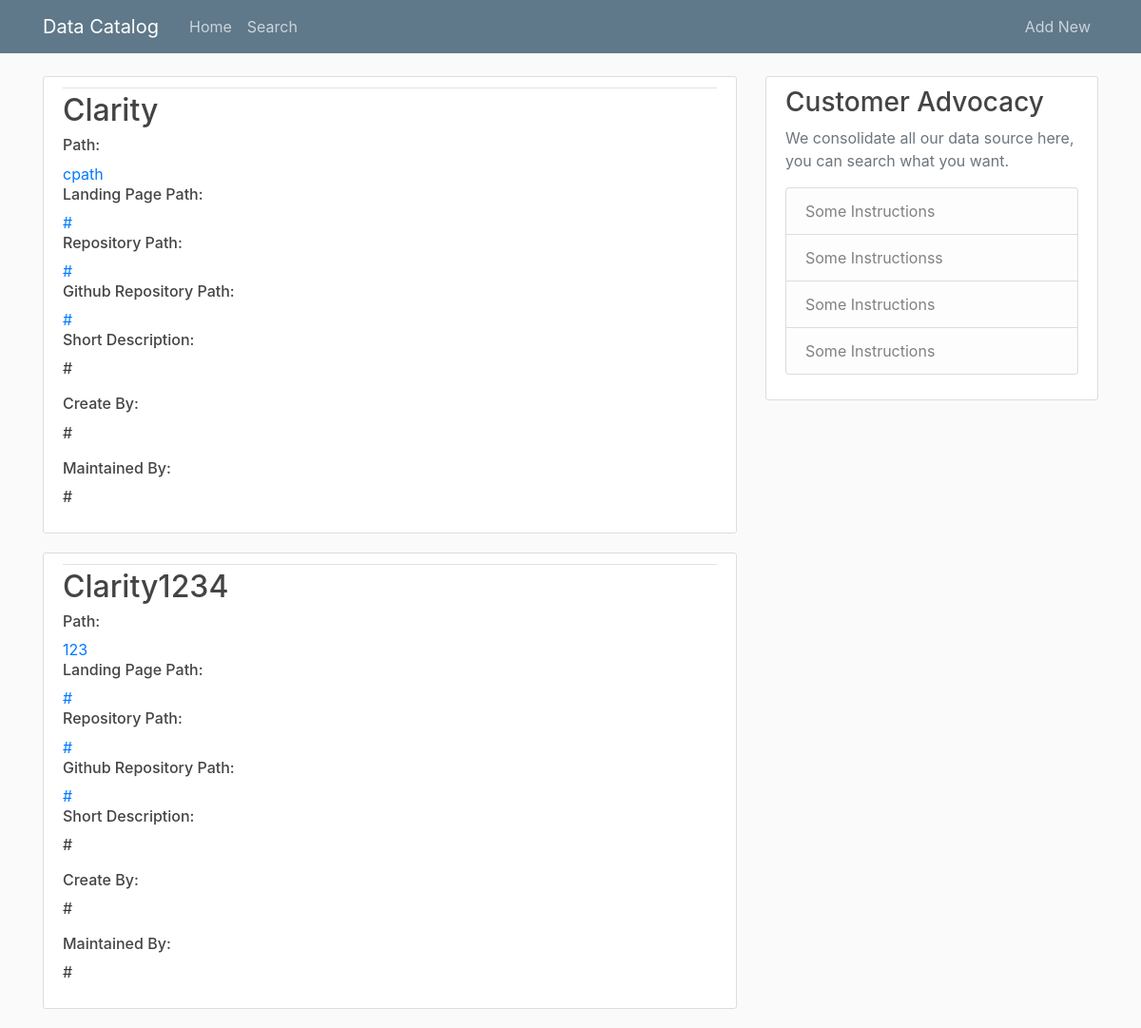
The page /home on the database its author committed.
### flaskblog/models.py (models this page shows, shortened)
class Post(db.Model):
    __tablename__ = 'Post'
    title = db.Column(db.String(100), primary_key=True, nullable=False)
    path = db.Column(db.String(300), nullable=True)
    parent_landing_page_path = db.Column(db.String(300), nullable=True)
    landing_page_path = db.Column(db.String(300), nullable=True)
    repository_path = db.Column(db.String(300), nullable=True)
    github_repository_path = db.Column(db.String(300), nullable=True)
    short_description = db.Column(db.Text, nullable=True)
    long_description = db.Column(db.Text, nullable=True)
    long_description_html = db.Column(db.Text, nullable=True)
    technical_description = db.Column(db.Text, nullable=True)
    databases_used = db.Column(db.String(100), nullable=True)
    technical_databases_used = db.Column(db.String(100), nullable=True)
    created_by = db.Column(db.String(50), nullable=False)
    maintained_by = db.Column(db.String(50), nullable=False)
    maintained_by_backup = db.Column(db.String(50), nullable=False)

### flaskblog/routes.py (the view)
@app.route("/")
@app.route("/home")
def home():
    posts = Post.query.all()
    return render_template('home.html', posts=posts)

### flaskblog/templates/home.html
{% extends "layout.html" %}
{% block content %}
    {% for post in posts %}
        <article class="media content-section">
          <div class="media-body">
            <div class="article-metadata">
            </div>
            <h2><a class="article-title" href="{{ url_for('post', post_title=post.title) }}">{{ post.title }}</a></h2>
            <h6> Path: </h6>
            <a href="{{ post.path }}">{{ post.path }}</a>
            <h6> Landing Page Path: </h6>
            <a href="{{ post.landing_page_path }}">{{ post.landing_page_path }}</a>
            <h6> Repository Path: </h6>
            <a href="{{ post.repository_path }}">{{ post.repository_path }}</a>
            <h6> Github Repository Path: </h6>
            <a href="{{ post.github_repository_path }}">{{ post.github_repository_path }}</a>
            <h6>Short Description: </h6>
            <p class="article-content">{{ post.short_description }}</p>
            <h6>Create By:</h6>
            <p class="article-content">{{ post.created_by }}</p>
            <h6>Maintained By:</h6>
            <p class="article-content">{{ post.maintained_by }}</p>
          </div>
        </article>
    {% endfor %}
{% endblock content %}

### flaskblog/templates/layout.html (shortened to what this page needs)
<!DOCTYPE html>
<html>
<head>
    <link rel="stylesheet" href="https://maxcdn.bootstrapcdn.com/bootstrap/4.0.0/css/bootstrap.min.css">
    <link rel="stylesheet" type="text/css" href="{{ url_for('static', filename='main.css') }}">
</head>
<body>
    <header class="site-header">
      <nav class="navbar navbar-expand-md navbar-dark bg-steel fixed-top">
        <div class="container">
          <a class="navbar-brand mr-4" href="/">Data Catalog</a>
          <div class="collapse navbar-collapse" id="navbarToggle">
            <div class="navbar-nav mr-auto">
              <a class="nav-item nav-link" href="{{ url_for('home') }}">Home</a>
              <a class="nav-item nav-link" href="{{ url_for('search') }}">Search</a>
            </div>
            <div class="navbar-nav">
              <a class="nav-item nav-link" href="{{ url_for('new_post') }}">Add New</a>
            </div>
          </div>
        </div>
      </nav>
    </header>
    <main role="main" class="container">
      <div class="row">
        <div class="col-md-8">
          {% block content %}{% endblock %}
        </div>
        <div class="col-md-4">
          <div class="content-section">
            <h3>Customer Advocacy</h3>
            <p class='text-muted'>We consolidate all our data source here, you can search what you want.
              <ul class="list-group">
                <li class="list-group-item list-group-item-light">Some Instructions</li>
                <li class="list-group-item list-group-item-light">Some Instructionss</li>
                <li class="list-group-item list-group-item-light">Some Instructions</li>
                <li class="list-group-item list-group-item-light">Some Instructions</li>
              </ul>
            </p>
          </div>
        </div>
      </div>
    </main>
</body>
</html>

### flaskblog/static/main.css (style rules this page uses)
body { background: #fafafa; color: #333333; margin-top: 5rem; }
h1, h2, h3, h4, h5, h6 { color: #444444; }
.bg-steel { background-color: #5f788a; }
.site-header .navbar-nav .nav-link { color: #cbd5db; }
.content-section { background: #ffffff; padding: 10px 20px; border: 1px solid #dddddd; border-radius: 3px; margin-bottom: 20px; }
.article-title { color: #444444; }
.article-content { white-space: pre-line; }
.article-metadata { padding-bottom: 1px; margin-bottom: 4px; border-bottom: 1px solid #e3e3e3 }

### rows shown on the page
Post: title "Clarity", path "cpath", landing_page_path "#", repository_path "#", github_repository_path "#", short_description "#", created_by "#", maintained_by "#"
Post: title "Clarity1234", path "123", landing_page_path "#", repository_path "#", github_repository_path "#", short_description "#", created_by "#", maintained_by "#"
